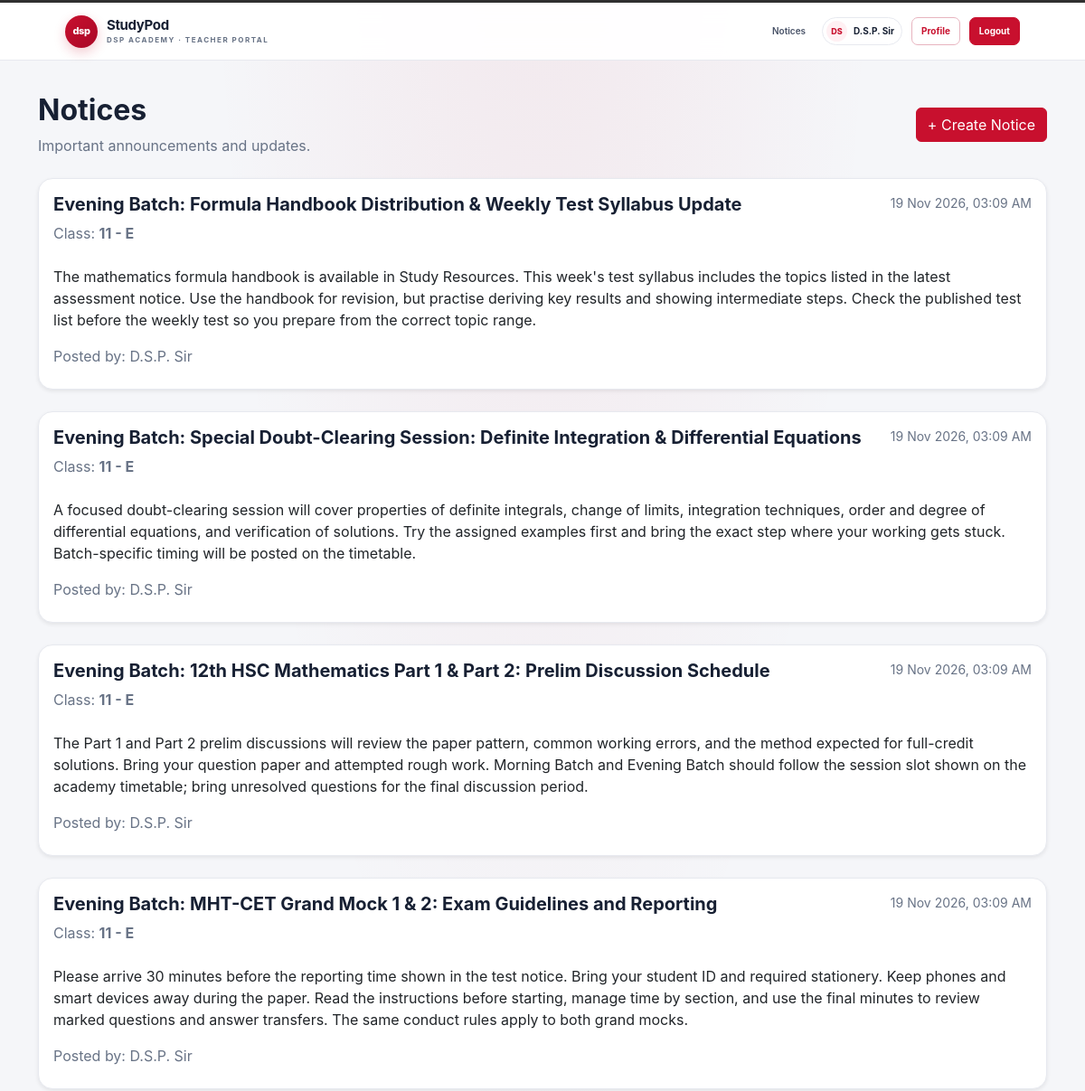
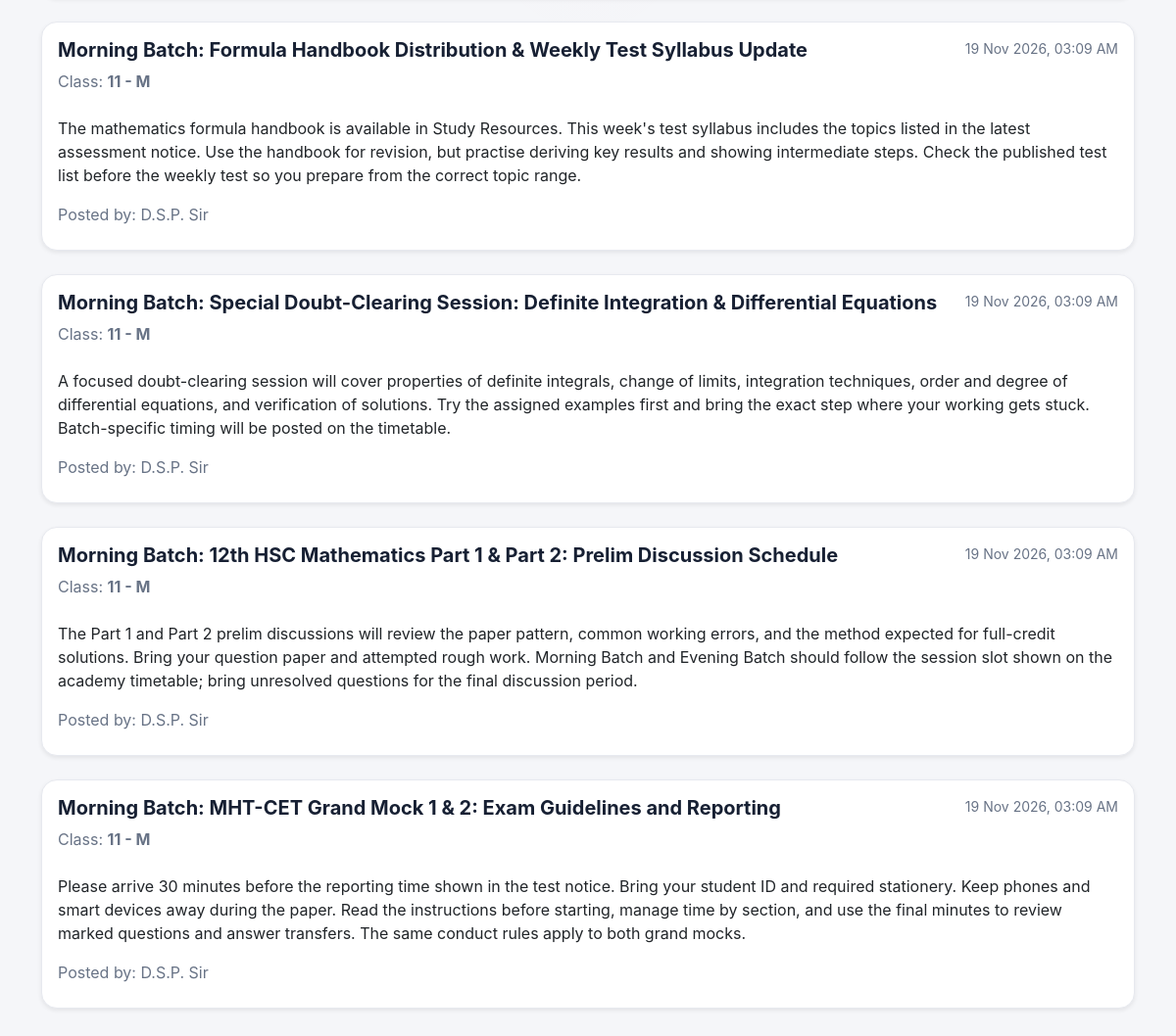
Screenshot of /notices/ (signed in) with the database file from the repository (2 pictures, top to bottom).
### accounts/models.py (models this page shows, shortened)
class User(AbstractUser):
    class Role(models.TextChoices):
        TEACHER = "TEACHER", "Teacher"
        STUDENT = "STUDENT", "Student"
        PARENT = "PARENT", "Parent"
    role = models.CharField(
        max_length=10,
        choices=Role.choices,
        default=Role.STUDENT,
    )

class TeacherProfile(models.Model):
    user = models.OneToOneField(
        User,
        on_delete=models.CASCADE,
        related_name="teacher_profile"
    )
    employee_id = models.CharField(max_length=50, unique=True)
    department = models.CharField(max_length=100, blank=True)
    def __str__(self):
        return self.user.get_full_name() or self.user.username

### academics/models.py (models this page shows, shortened)
class Notice(models.Model):
    title = models.CharField(max_length=200)
    content = models.TextField()
    teacher = models.ForeignKey(
        "accounts.TeacherProfile",
        on_delete=models.CASCADE,
        related_name="notices"
    )
    student_class = models.ForeignKey(
        Class,
        on_delete=models.CASCADE,
        related_name="notices"
    )
    attachment = models.FileField(
        upload_to="notices/",
        blank=True,
        null=True
    )
    created_at = models.DateTimeField(auto_now_add=True)

class Class(models.Model):
    name = models.CharField(max_length=50)
    section = models.CharField(max_length=10)
    academic_year = models.CharField(max_length=20)
    def __str__(self):
        return f"{self.name} - {self.section}"

### accounts/views.py (the view, shortened to what this page needs)
# urls.py: path("notices/", views.notices, name="notices"),
@login_required
def notices(request):
    user = request.user
    if user.role == "TEACHER":
        notice_list = Notice.objects.filter(
            teacher=user.teacher_profile
        ).select_related(
            "student_class"
        ).order_by("-created_at")
    else:
        notice_list = Notice.objects.none()
    return render(
        request,
        "accounts/notices.html",
        {"notices": notice_list}
    )

### accounts/templates/accounts/notices.html (shortened to what this page needs)
{% extends "accounts/base.html" %}
{% block content %}
<div class="d-flex justify-content-between align-items-center mb-4">
    <div>
        <h2 class="fw-bold">Notices</h2>
        <p class="text-muted mb-0">
            Important announcements and updates.
        </p>
    </div>
    {% if request.user.role == "TEACHER" %}
        <a
            href="{% url 'create_notice' %}"
            class="btn btn-primary"
        >
            + Create Notice
        </a>
    {% endif %}
</div>
{% if notices %}
    <div class="row g-4">
        {% for notice in notices %}
            <div class="col-12">
                <div class="card shadow-sm">
                    <div class="card-body">
                        <div class="d-flex justify-content-between">
                            <div>
                                <h5 class="card-title fw-bold">
                                    {{ notice.title }}
                                </h5>
                                <p class="text-muted mb-2">
                                    Class:
                                    <strong>
                                        {{ notice.student_class }}
                                    </strong>
                                </p>
                            </div>
                            <small class="text-muted">
                                {{ notice.created_at|date:"d M Y, h:i A" }}
                            </small>
                        </div>
                        <p class="card-text mt-3">
                            {{ notice.content|linebreaksbr }}
                        </p>
                        {% if notice.teacher %}
                            <p class="text-muted mb-2">
                                Posted by:
                                {{ notice.teacher }}
                            </p>
                        {% endif %}
                    </div>
                </div>
            </div>
        {% endfor %}
    </div>
{% else %}
    <div class="alert alert-info">
        No notices available.
    </div>
{% endif %}
{% endblock %}

### accounts/templates/accounts/partials/student_portal_header.html
<nav class="navbar navbar-expand-lg student-nav" aria-label="Student portal">
    <div class="container-fluid student-nav-inner">
        <a class="student-brand" href="{% url 'dashboard' %}" aria-label="StudyPod student dashboard">
            <span class="student-brand-mark">dsp</span>
            <span class="student-brand-copy">
                <strong>StudyPod</strong>
                <small>DSP ACADEMY · {% if user.role == "TEACHER" %}TEACHER PORTAL{% elif user.role == "PARENT" %}PARENT PORTAL{% else %}STUDENT PORTAL{% endif %}</small>
            </span>
        </a>
        <div class="student-nav-links">
            <a href="{% url 'notices' %}">Notices</a>
            <span class="student-user-chip">
                <span class="student-avatar">{% if user.first_name and user.last_name %}{{ user.first_name|first|upper }}{{ user.last_name|first|upper }}{% else %}{{ user.get_full_name|default:user.username|first|upper }}{% endif %}</span>
                {{ user.get_full_name|default:user.username }}
            </span>
            <a class="student-nav-button" href="{% url 'profile' %}">Profile</a>
            <a class="student-nav-button student-logout" href="{% url 'logout' %}">Logout</a>
        </div>
    </div>
</nav>

### accounts/templates/accounts/base.html (style rules this page uses)
:root { --sp-primary: #2563eb; --sp-navy: #0f172a; --sp-background: #f8fafc; --sp-text: #1e293b; --sp-muted: #64748b; --sp-border: #e2e8f0; }
body { background: var(--sp-background); color: var(--sp-text); font-family: -apple-system, BlinkMacSystemFont, "Segoe UI", sans-serif; }
h1, h2, h3, h4, h5, h6 { color: var(--sp-navy); font-weight: 600; }
.btn-primary { background-color: var(--sp-primary); border-color: var(--sp-primary); }
.card { background-color: #fff; border: 1px solid var(--sp-border); border-radius: 12px; box-shadow: 0 2px 8px rgb(15 23 42 / 5%); }
a:not(.btn):not(.navbar-brand) { color: var(--sp-primary); }
.navbar a:not(.btn):not(.navbar-brand) { color: #fff; }
.text-muted { color: var(--sp-muted) !important; }

### rows the page displays
User: first_name|first "D", last_name|first "S", get_full_name "D.S.P. Sir"
Notice: title "Evening Batch: Formula Handbook Distribution & Weekly Test Syllabus Update", student_class "11 - E", created_at "19 Nov 2026, 03:09 AM", content "The mathematics formula handbook is available in Study Resources. This week's test syllabus includes the topics listed in the latest assessment notice. Use the handbook for revision, but practise deriving key results and showing intermediate steps. Check the published test list before the weekly test so you prepare from the correct topic range.", teacher "D.S.P. Sir"
Notice: title "Evening Batch: Special Doubt-Clearing Session: Definite Integration & Differential Equations", student_class "11 - E", created_at "19 Nov 2026, 03:09 AM", content "A focused doubt-clearing session will cover properties of definite integrals, change of limits, integration techniques, order and degree of differential equations, and verification of solutions. Try the assigned examples first and bring the exact step where your working gets stuck. Batch-specific timing will be posted on the timetable.", teacher "D.S.P. Sir"
Notice: title "Evening Batch: 12th HSC Mathematics Part 1 & Part 2: Prelim Discussion Schedule", student_class "11 - E", created_at "19 Nov 2026, 03:09 AM", content "The Part 1 and Part 2 prelim discussions will review the paper pattern, common working errors, and the method expected for full-credit solutions. Bring your question paper and attempted rough work. Morning Batch and Evening Batch should follow the session slot shown on the academy timetable; bring unresolved questions for the final discussion period.", teacher "D.S.P. Sir"
Notice: title "Evening Batch: MHT-CET Grand Mock 1 & 2: Exam Guidelines and Reporting", student_class "11 - E", created_at "19 Nov 2026, 03:09 AM", content "Please arrive 30 minutes before the reporting time shown in the test notice. Bring your student ID and required stationery. Keep phones and smart devices away during the paper. Read the instructions before starting, manage time by section, and use the final minutes to review marked questions and answer transfers. The same conduct rules apply to both grand mocks.", teacher "D.S.P. Sir"
Notice: title "Morning Batch: Formula Handbook Distribution & Weekly Test Syllabus Update", student_class "11 - M", created_at "19 Nov 2026, 03:09 AM", content "The mathematics formula handbook is available in Study Resources. This week's test syllabus includes the topics listed in the latest assessment notice. Use the handbook for revision, but practise deriving key results and showing intermediate steps. Check the published test list before the weekly test so you prepare from the correct topic range.", teacher "D.S.P. Sir"
Notice: title "Morning Batch: Special Doubt-Clearing Session: Definite Integration & Differential Equations", student_class "11 - M", created_at "19 Nov 2026, 03:09 AM", content "A focused doubt-clearing session will cover properties of definite integrals, change of limits, integration techniques, order and degree of differential equations, and verification of solutions. Try the assigned examples first and bring the exact step where your working gets stuck. Batch-specific timing will be posted on the timetable.", teacher "D.S.P. Sir"
Notice: title "Morning Batch: 12th HSC Mathematics Part 1 & Part 2: Prelim Discussion Schedule", student_class "11 - M", created_at "19 Nov 2026, 03:09 AM", content "The Part 1 and Part 2 prelim discussions will review the paper pattern, common working errors, and the method expected for full-credit solutions. Bring your question paper and attempted rough work. Morning Batch and Evening Batch should follow the session slot shown on the academy timetable; bring unresolved questions for the final discussion period.", teacher "D.S.P. Sir"
Notice: title "Morning Batch: MHT-CET Grand Mock 1 & 2: Exam Guidelines and Reporting", student_class "11 - M", created_at "19 Nov 2026, 03:09 AM", content "Please arrive 30 minutes before the reporting time shown in the test notice. Bring your student ID and required stationery. Keep phones and smart devices away during the paper. Read the instructions before starting, manage time by section, and use the final minutes to review marked questions and answer transfers. The same conduct rules apply to both grand mocks.", teacher "D.S.P. Sir"
